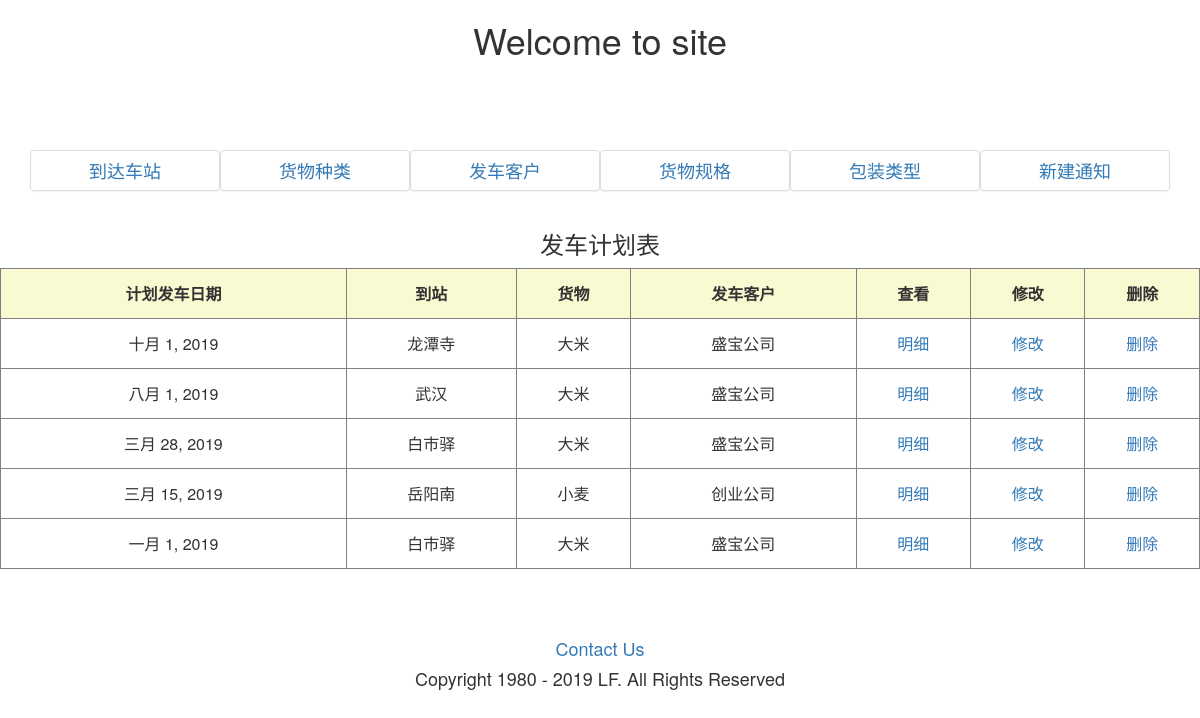
Page /list/ on the committed database.
### tongzhidan/models.py (models this page shows, shortened)
class Fache(models.Model):
    date = models.DateField('计划装车日期')
    daozhan = models.ForeignKey(Daozhan, on_delete=models.CASCADE, verbose_name='到站')
    huowu = models.ForeignKey(Huowu, on_delete=models.CASCADE, verbose_name='货物')
    fachekehu = models.ForeignKey(Fachekehu, on_delete=models.CASCADE, verbose_name='发车客户')
    class Meta:
        verbose_name = '发车计划表'
        verbose_name_plural = '发车计划表'
        ordering = ('-date', )

class Daozhan(models.Model):
    name = models.CharField('到站', max_length=50)
    def __str__(self):
        return self.name
    class Meta:
        verbose_name = '到站表'
        verbose_name_plural = '到站表'

class Huowu(models.Model):
    name = models.CharField('货物种类', max_length=50)
    def __str__(self):
        return self.name
    class Meta:
        verbose_name = '货物种类表'
        verbose_name_plural = '货物种类表'

class Fachekehu(models.Model):
    name = models.CharField('发车客户', max_length=200)
    def __str__(self):
        return self.name
    class Meta:
        verbose_name = '发车客户表'
        verbose_name_plural = '发车客户表'

### tongzhidan/views.py (the view)
# urls.py: path('list/', views.index, name='list'),
def index(request):
    fcs = Fache.objects.all()
    return render(request, 'index.html', locals())

### templates/index.html (shortened to what this page needs)
{% extends 'base.html' %}
{% block body %}
    <br>  <br>    <br>   <br>
    <div class="container">
    <div class="col-lg-2 panel panel-default">
    <h4><a href="{% url 'daozhan_list' %}">到达车站</a></h4>
        </div>
<div class="col-lg-2 panel panel-default">
    <h4><a href="{% url 'huowu_list' %}">货物种类</a></h4>
</div>
   <div class="col-lg-2 panel panel-default">
  <h4><a href="{% url 'fachekehu_list' %}">发车客户</a></h4>
        </div>
        <div class="col-lg-2 panel panel-default">
    <h4><a href="{% url 'guige_list' %}">货物规格</a></h4>
        </div>
    <div class="col-lg-2 panel panel-default">
  <h4><a href="{% url 'baozhuang_list' %}">包装类型</a></h4>
    </div>
     <div class="col-lg-2 panel panel-default">
 <h4><a href="{% url 'create' %}">新建通知</a></h4>
    </div>
    </div>
<h3>发车计划表</h3>
    <table>
    <tr>
    <th>计划发车日期</th>
    <th>到站</th>
    <th>货物</th>
    <th>发车客户</th>
    <th>查看</th>
    <th>修改</th>
    <th>删除</th>
    </tr>
       {% for fc in fcs %}
        <tbody>
        <tr>
    <td>{{ fc.date }}</td>
    <td>{{ fc.daozhan }}</td>
    <td>{{ fc.huowu }}</td>
    <td>{{ fc.fachekehu }}</td>
    <td><a href="{{ fc.id }}">明细</a></td>
    <td><a href="{{ fc.id }}/update/">修改</a></td>
    <td><a href="{{ fc.id }}/delete/">删除</a></td>
    </tr></tbody>
    {% endfor %}
    </table>
<br>
<br>
<br>
    <h4><a href="{% url 'about' %}">Contact Us</a></h4>
{% endblock %}

### templates/base.html (shortened to what this page needs)
{% load bootstrap3 %}
{% bootstrap_css %}
{% load staticfiles %}
{% load widget_tweaks %}
<!DOCTYPE html>
<html lang="en">
<head>
    <link rel="stylesheet" href="{% static 'css/base.css' %}">
</head>
<body>
{% include 'header.html' %}
{% block body %}{% endblock %}
{% include 'footer.html' %}
</body>
</html>

### templates/header.html
<h1>Welcome to site</h1>

### templates/footer.html
    <h4>Copyright 1980 - 2019 LF. All Rights Reserved</h4>

### static/css/base.css (style rules this page uses)
h1 { text-align:center; }
h3 { text-align:center; }
h4 { text-align:center; }
table { width:100%; border:1px solid gray; font-size:12px }
th { height:50px; border:1px solid gray; vertical-align:middle !important; font-size:16px; text-align:center; background-color:lightgoldenrodyellow }
td { height:50px; border:1px solid gray; vertical-align:middle; text-align:center; font-size:16px; }

### rows in the picture
Fache: date "十月 1, 2019", daozhan "龙潭寺", huowu "大米", fachekehu "盛宝公司"
Fache: date "八月 1, 2019", daozhan "武汉", huowu "大米", fachekehu "盛宝公司"
Fache: date "三月 28, 2019", daozhan "白市驿", huowu "大米", fachekehu "盛宝公司"
Fache: date "三月 15, 2019", daozhan "岳阳南", huowu "小麦", fachekehu "创业公司"
Fache: date "一月 1, 2019", daozhan "白市驿", huowu "大米", fachekehu "盛宝公司"
